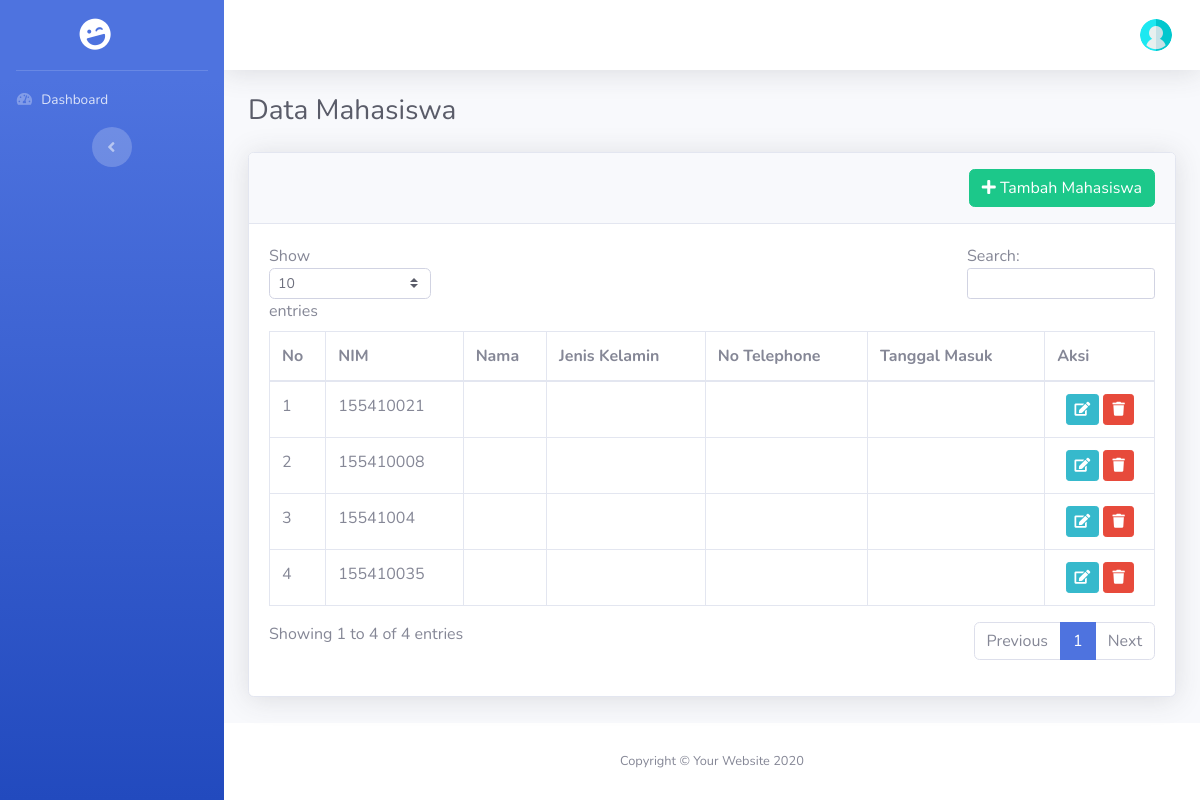
Page /index.php/admin/mahasiswa on the earlier database version.
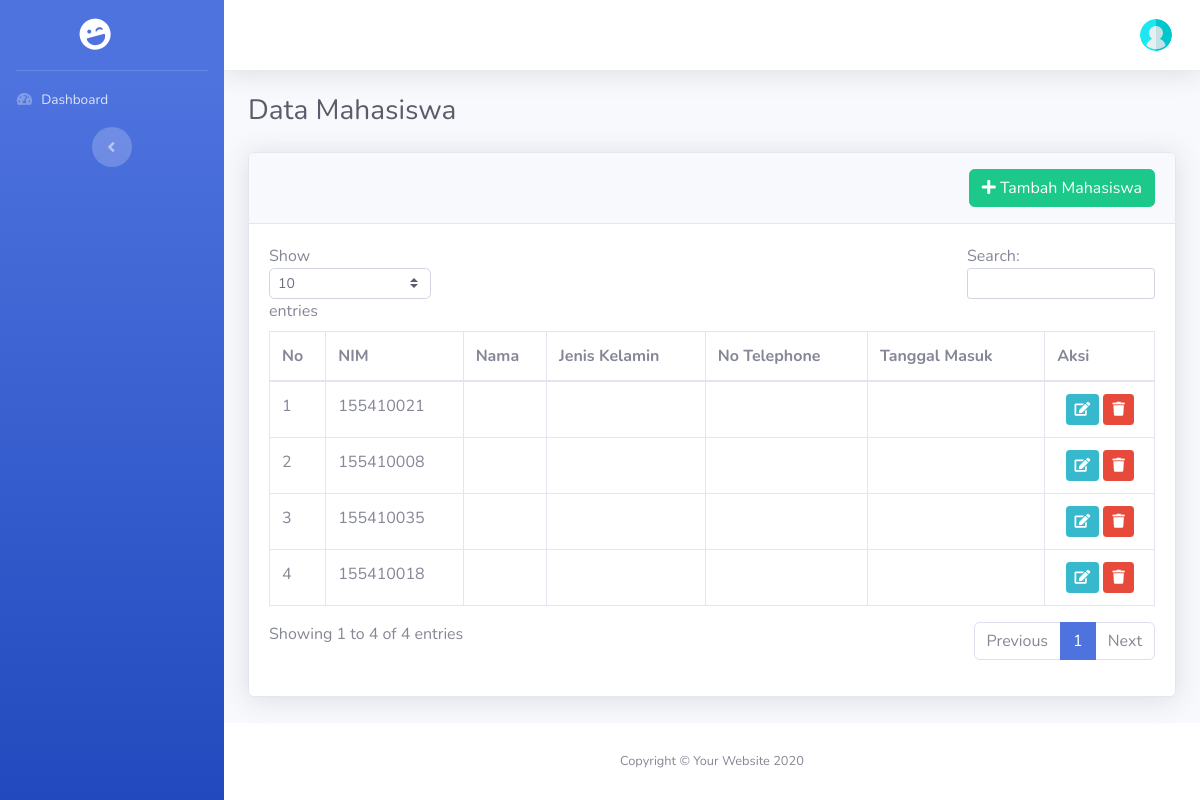
Same page on the later database version.
### tables this page shows
CREATE TABLE `mahasiswa` (
  `id` bigint(20) NOT NULL,
  `nim` bigint(20) NOT NULL,
  `nama` varchar(255) NOT NULL,
  `password` varchar(255) NOT NULL,
  `jenis_kelamin` enum('laki-laki','perempuan') NOT NULL,
  `alamat` text NOT NULL,
  `tgl_masuk` date NOT NULL,
  `nomor_telephone` varchar(14) NOT NULL,
  `agama` enum('islam','kristen','katholik','hindu','budha','konghucu') NOT NULL,
  `email` varchar(255) NOT NULL,
  `id_dosen` bigint(20) NOT NULL
);

### application/controllers/Admin.php (called while the page is built, shortened)
<?php
class Admin extends CI_Controller
{
    function __construct()
    {
        $this->load->Model('M_admin','mod');
    }
    public function mahasiswa()
    {
        $data['halaman']    = "Data Mahasiswa";
        $data['mahasiswa']  = $this->mod->m_get_all_mahasiswa_plus_dosen();
        $this->load->view('head.php', $data);
        $this->load->view('sidebar.php');
        $this->load->view('header.php');
        $this->load->view('admin/mahasiswa/index.php', $data);
        $this->load->view('footer.php');
    }
}

### index.php (called while the page is built, shortened)
<?php
require_once BASEPATH.'core/CodeIgniter.php';

### application/models/M_admin.php (called while the page is built, shortened)
<?php
Class M_admin extends CI_Model
{
    public function m_get_all_mahasiswa_plus_dosen()
    {
        $this->db->select('a.id AS id_mahasiswa, a.nim, a.nama AS nama_mahasiswa, a.jenis_kelamin AS jk_mahasiswa, a.nomor_telephone AS no_hp_mhs, a.tgl_masuk AS tgl_masuk_mahasiswa, b.nama AS nama_dosen')
            ->from('mahasiswa AS a')
            ->join('dosen AS b','b.id = a.id_dosen', 'left');
        $query = $this->db->get_compiled_select();
        $data  = $this->db->query($query)->result_array();
        return $data;
    }
}

### application/views/admin/mahasiswa/index.php (the view, shortened to what this page needs)
<div class="container-fluid">
    <h1 class="h3 mb-4 text-gray-800">Data Mahasiswa</h1>
    <div class="card shadow mb-4">
        <div class="card-header py-3">
            <a href="<?php echo base_url('admin/tambah_mahasiswa')?>" class="btn btn-success float-right"><i class="fas fa-plus"></i>&nbsp;Tambah Mahasiswa</a>
        </div>
        <div class="card-body">
            <div class="table-responsive">
                <table class="table table-bordered" id="dataTable" width="100%" cellspacing="0">
                    <thead>
                        <tr>
                            <th>No</th>
                            <th>NIM</th>
                            <th>Nama</th>
                            <th>Jenis Kelamin</th>
                            <th>No Telephone</th>
                            <th>Tanggal Masuk</th>
                            <th>Aksi</th>
                        </tr>
                    </thead>
                    <tbody>
                        <?php
                            $i = 1;
                            foreach($mahasiswa as $mhs):?>
                            <tr>
                                <td><?php echo $i;?></td>
                                <td><?php echo $mhs['nim'];?></td>
                                <td><?php echo $mhs['nama'];?></td>
                                <td><?php echo $mhs['jenis_kelamin'];?></td>
                                <td><?php echo $mhs['nomor_telephone'];?></td>
                                <td><?php echo $mhs['tgl_masuk'];?></td>
                                <td class="text-center">
                                    <a href="<?php echo base_url('admin/edit_mahasiswa/').$mhs['id']?>" class="btn btn-info btn-sm"><i class="fas fa-edit"></i></a>
                                    <a href="<?php echo base_url('admin/hapus_mahasiswa/').$mhs['id']?>" class="btn btn-danger btn-sm"><i class="fas fa-trash"></i></a>
                                </td>
                            </tr>
                        <?php
                            $i++;
                            endforeach;?>
                    </tbody>
                </table>
            </div>
        </div>
    </div>
</div>

Differences in the rows shown:
removed mahasiswa: nim "15541004"
added mahasiswa: nim "155410018"
